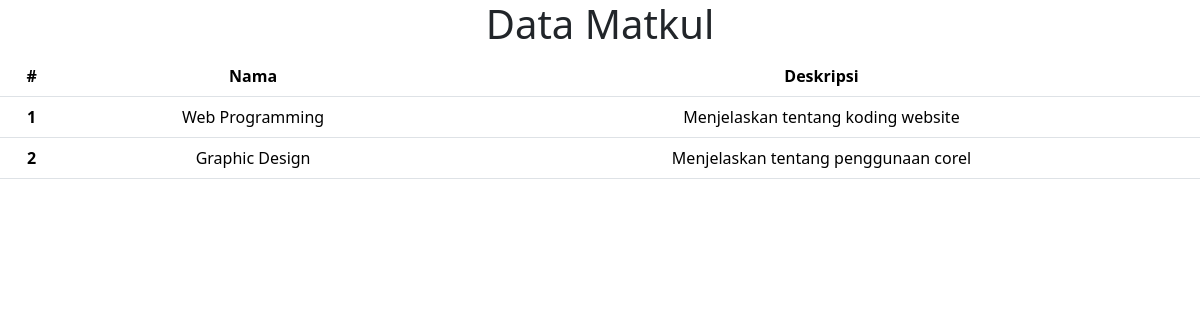
The page /pertemuan2/pr/tampilDataMatkul.php on the database its author committed.
### tables this page shows
CREATE TABLE `matkul` (
  `id` int(11) NOT NULL,
  `nama` varchar(50) NOT NULL,
  `deskripsi` text NOT NULL,
  `created_at` timestamp NOT NULL DEFAULT current_timestamp(),
  `updated_at` timestamp NULL DEFAULT NULL ON UPDATE current_timestamp()
);

### pertemuan2/pr/tampilDataMatkul.php (the view, shortened to what this page needs)
<?php
include "../../pertemuan1/koneksi.php";
$sql = "SELECT nama,deskripsi FROM matkul";
$result = $conn->query($sql);
?>
<!doctype html>
<html lang="en">
  <head>
    <link href="https://cdn.jsdelivr.net/npm/bootstrap@5.3.5/dist/css/bootstrap.min.css" rel="stylesheet">
  </head>
  <body class="text-center">
    <h1>Data Matkul</h1>
<table class="table">
    <thead>
        <tr>
        <th scope="col">#</th>
        <th scope="col">Nama</th>
        <th scope="col">Deskripsi</th>
        </tr>
    </thead>
    <tbody>
        <?php
        $i=1;
        if ($result->num_rows > 0) {
            while ($row = $result->fetch_assoc()) {
                echo "<tr>";
                echo "<th scope='row'>".$i++."</th>";
                echo "<td>".$row['nama']."</td>";
                echo "<td>".$row['deskripsi']."</td>";
                echo "</tr>";
            }
        }
        ?>
    </tbody>
    </table>
  </body>
</html>

### rows shown on the page
matkul: nama "Web Programming", deskripsi "Menjelaskan tentang koding website"
matkul: nama "Graphic Design", deskripsi "Menjelaskan tentang penggunaan corel"
